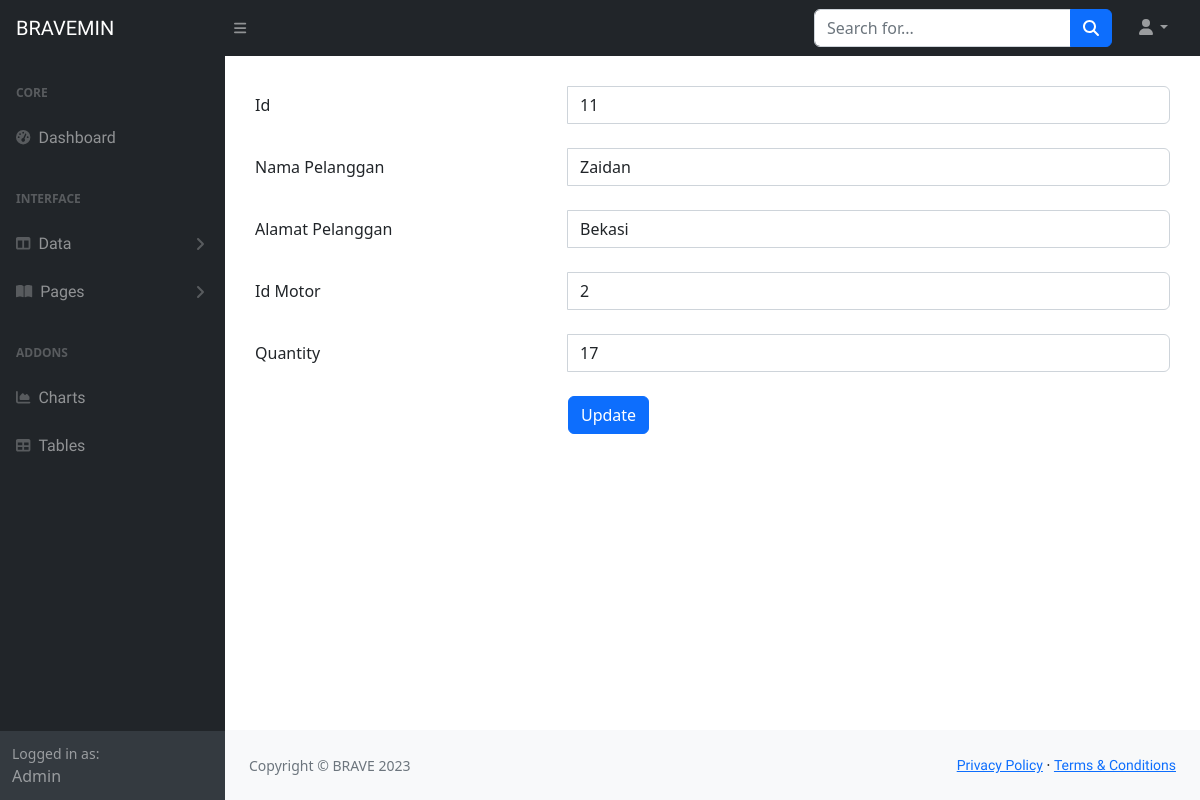
Page /backend/orders/form_orders.php?id=11 on the committed database.
### tables this page shows
CREATE TABLE `pesanan` (
  `id` int(11) NOT NULL,
  `nama_pelanggan` varchar(191) NOT NULL,
  `alamat_pelanggan` text NOT NULL,
  `motor_id` int(45) NOT NULL,
  `quantity` int(11) NOT NULL
);

### backend/orders/form_orders.php (the view, shortened to what this page needs)
<?php
require_once '../../database/dbkoneksi.php';
?>
<?php
$_id = isset($_GET['id']) ? $_GET['id'] : null;
if (!empty($_id)) {
    $sql = "SELECT * FROM pesanan WHERE id=?";
    $st = $dbh->prepare($sql);
    $st->execute([$_id]);
    $row = $st->fetch();
} else {
    $row = [];
}
?>
<!DOCTYPE html>
<html lang="en">
<head>
    <link href="../css/styles.css" rel="stylesheet" />
</head>
<body>
    <nav class="sb-topnav navbar navbar-expand navbar-dark bg-dark">
        <a class="navbar-brand ps-3" href="../index.php">BRAVEMIN</a>
        <button class="btn btn-link btn-sm order-1 order-lg-0 me-4 me-lg-0" id="sidebarToggle" href="#!"><i
                class="fas fa-bars"></i></button>
        <form class="d-none d-md-inline-block form-inline ms-auto me-0 me-md-3 my-2 my-md-0">
            <div class="input-group">
                <input class="form-control" type="text" placeholder="Search for..." aria-label="Search for..."
                    aria-describedby="btnNavbarSearch" />
                <button class="btn btn-primary" id="btnNavbarSearch" type="button"><i
                        class="fas fa-search"></i></button>
            </div>
        </form>
        <ul class="navbar-nav ms-auto ms-md-0 me-3 me-lg-4">
            <li class="nav-item dropdown">
                <a class="nav-link dropdown-toggle" id="navbarDropdown" href="#" role="button" data-bs-toggle="dropdown"
                    aria-expanded="false"><i class="fas fa-user fa-fw"></i></a>
            </li>
        </ul>
    </nav>
    <div id="layoutSidenav">
        <div id="layoutSidenav_nav">
            <nav class="sb-sidenav accordion sb-sidenav-dark" id="sidenavAccordion">
                <div class="sb-sidenav-menu">
                    <div class="nav">
                        <div class="sb-sidenav-menu-heading">Core</div>
                        <a class="nav-link" href="../index.php">
                            <div class="sb-nav-link-icon"><i class="fas fa-tachometer-alt"></i></div>
                            Dashboard
                        </a>
                        <div class="sb-sidenav-menu-heading">Interface</div>
                        <a class="nav-link collapsed" href="#" data-bs-toggle="collapse"
                            data-bs-target="#collapseLayouts" aria-expanded="false" aria-controls="collapseLayouts">
                            <div class="sb-nav-link-icon"><i class="fas fa-columns"></i></div>
                            Data
                            <div class="sb-sidenav-collapse-arrow"><i class="fas fa-angle-down"></i></div>
                        </a>
                        <a class="nav-link collapsed" href="#" data-bs-toggle="collapse" data-bs-target="#collapsePages"
                            aria-expanded="false" aria-controls="collapsePages">
                            <div class="sb-nav-link-icon"><i class="fas fa-book-open"></i></div>
                            Pages
                            <div class="sb-sidenav-collapse-arrow"><i class="fas fa-angle-down"></i></div>
                        </a>
                        <div class="sb-sidenav-menu-heading">Addons</div>
                        <a class="nav-link" href="charts.php">
                            <div class="sb-nav-link-icon"><i class="fas fa-chart-area"></i></div>
                            Charts
                        </a>
                        <a class="nav-link" href="tables.php">
                            <div class="sb-nav-link-icon"><i class="fas fa-table"></i></div>
                            Tables
                        </a>
                    </div>
                </div>
                <div class="sb-sidenav-footer">
                    <div class="small">Logged in as:</div>
                    Admin
                </div>
            </nav>
        </div>
        <div id="layoutSidenav_content">
            <main id="main-content">
                <form method="POST" action="proses_orders.php">
                    <div class="form-group row">
                        <label for="id" class="col-4 col-form-label">Id</label>
                        <div class="col-8">
                            <div class="input-group">
                                <input id="id" name="id" type="text" class="form-control" value="<?php if (isset($row['id']))
                                echo $row['id']; ?>">
                            </div>
                        </div>
                    </div>
                    <br>
                    <div class="form-group row">
                        <label for="nama_pelanggan" class="col-4 col-form-label">Nama Pelanggan</label>
                        <div class="col-8">
                            <div class="input-group">
                                <input id="nama_pelanggan" name="nama_pelanggan" type="text" class="form-control" value="<?php if (isset($row['nama_pelanggan']))
                                echo $row['nama_pelanggan']; ?>">
                            </div>
                        </div>
                    </div>
                    <br>
                    <div class="form-group row">
                        <label for="alamat_pelanggan" class="col-4 col-form-label">Alamat Pelanggan</label>
                        <div class="col-8">
                            <div class="input-group">
                                <input id="alamat_pelanggan" name="alamat_pelanggan" value="<?php if (isset($row['alamat_pelanggan']))
                                echo $row['alamat_pelanggan']; ?>" type="text" class="form-control">
                            </div>
                        </div>
                    </div>
                    <br>
                    <div class="form-group row">
                        <label for="motor_id" class="col-4 col-form-label">Id Motor</label>
                        <div class="col-8">
                            <div class="input-group">
                                <input id="motor_id" name="motor_id" value="<?php if (isset($row['motor_id']))
                                echo $row['motor_id']; ?>" type="text" class="form-control">
                            </div>
                        </div>
                    </div>
                    <br>
                    <div class="form-group row">
                        <label for="quantity" class="col-4 col-form-label">Quantity</label>
                        <div class="col-8">
                            <div class="input-group">
                                <input id="quantity" name="quantity" value="<?php if (isset($row['quantity']))
                                echo $row['quantity']; ?>" type="text" class="form-control">
                            </div>
                        </div>
                    </div>
                    <br>
                    <div class="form-group row">
                        <div class="offset-4 col-8">
                            <?php
                        $button = (empty($_id)) ? "Simpan" : "Update";
                        ?>
                            <input type="submit" name="proses" type="submit" class="btn btn-primary"
                                value="<?= $button ?>" />
                        </div>
                    </div>
                </form>
            </main>
            <footer class="py-4 bg-light mt-auto">
                <div class="container-fluid px-4">
                    <div class="d-flex align-items-center justify-content-between small">
                        <div class="text-muted">Copyright &copy; BRAVE 2023</div>
                        <div>
                            <a href="#">Privacy Policy</a>
                            &middot;
                            <a href="#">Terms &amp; Conditions</a>
                        </div>
                    </div>
                </div>
            </footer>
        </div>
    </div>
</body>
</html>

### backend/orders/form_orders.php (style rules this page uses)
#main-content { margin: 30px; }
a { font-family: 'Unbounded', cursive; }

### rows in the picture
pesanan: id "11", nama_pelanggan "Zaidan", alamat_pelanggan "Bekasi", motor_id "2", quantity "17"
